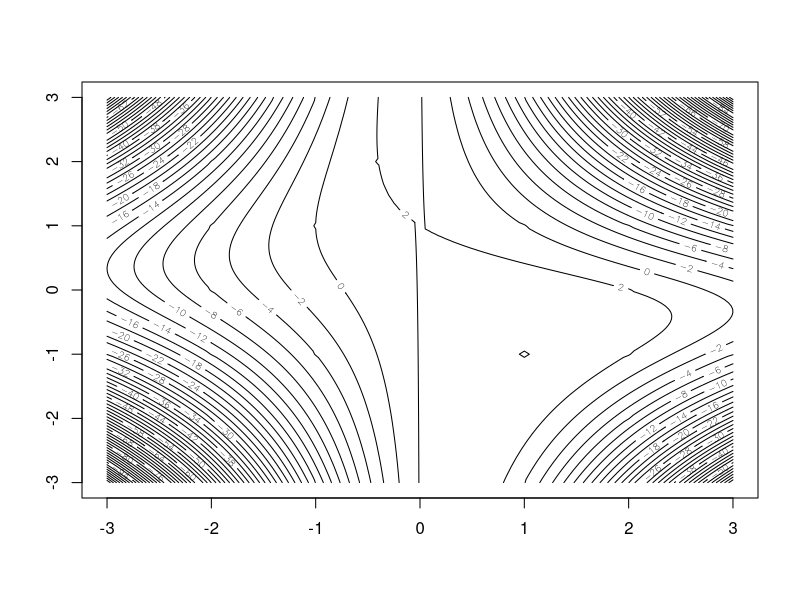
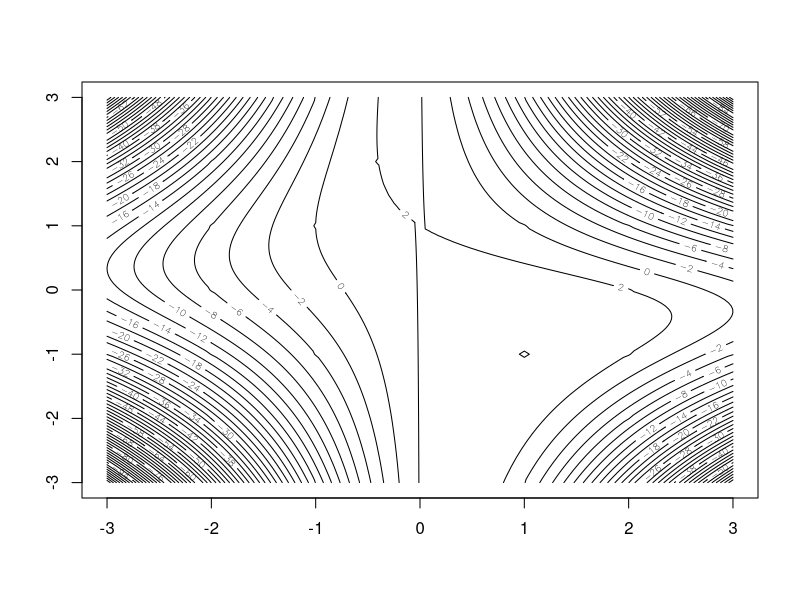

The R source for these figures, in order:
## ---- chunk 1
knitr::opts_chunk$set(echo = TRUE)
## ---- chunk 2
f <- function(p){
  x <- p[1]
  y <- p[2]
  return(-x^2 -x^2*y^2 -2*x*y +2*x +2)
}
f_x <- function(p){
  x <- p[1]
  y <- p[2]
  return(-2*x -2*x*y^2 -2*y +2)
}
f_y <- function(p){
  x <- p[1]
  y <- p[2]
  return(-2*x^2*y-2*x)
}
f_xy <- function(p){
  x <- p[1]
  y <- p[2]
  return(-4*x*y-2)
}
f_xx <- function(p){
  x <- p[1]
  y <- p[2]
  return(-2 -2*y^2)
}
f_yy <- function(p){
  x <- p[1]
  y <- p[2]
  return(-2*x^2)
}
get_gradient <- function(p){
  return(c(f_x(p), f_y(p)))
}
get_hessian <- function(p){
  hess <- matrix(c(f_xx(p), f_xy(p), f_xy(p), f_yy(p)), ncol=2)
  return(hess)
}

x <- seq(-3,3,0.05)
y <- seq(-3,3,0.05)

lx <- length(x)
ly <- length(y)

points1 <- matrix(0,nrow=lx, ncol=ly)

for (i in 1:lx){
  for (q in 1:ly){
    points1[i,q] <- f(c(x[i], y[q]))
  }
}

contour(x,y,points1, nlevels=50)
# unnecessary not so good looking 3d plot, but helps understanding how the function look
# persp(x, y, points1, xlab="x", ylab="y", zlab="z", theta=90, phi=20, zlim=c(0, 5))

## ---- chunk 3
newton <- function(x, epsilon){
  #x is the starting vector
  dist <- 999
  
  while(dist > epsilon){
    gp <- get_gradient(x)
    gpp <- get_hessian(x)
    x_next <- x - solve(gpp)%*%gp
    dist <- sum((x-x_next)*(x-x_next))
    x <- x_next
  }
  return(x)
}
## ---- chunk 4
p1 <- c(2,0)
p2 <- c(-1,-2)
p3 <- c(0,1)
p4 <- c(10,-10)
epsilon <- 1E-8
#newton(p1, epsilon)
#newton(p2, epsilon)
#newton(p3, epsilon)
#newton(p4, epsilon)

## ---- chunk 5
get_hessian(c(0,1))
## ---- chunk 6
get_hessian(c(1,-1))
## ---- chunk 7

X <- c(0,0,0,0.1,0.1,0.3,0.3,0.9,0.9,0.9)
Y <- c(0,0,1,0,1,1,1,0,1,1)

g <- function(B){
  sum1 <- 0
  for (q in 1:10)
    sum1 <- sum1 + (Y[q]*log((1+exp(-B[1]-B[2]*X[q]))^-1)+(1-Y[q])*log(1-(1+exp(-B[1]-B[2]*X[q]))^-1))
  return(sum1)
}

grad <- function(B){
  sum2 <- c(0,0)
  for (i in 1:10)
    sum2 <- sum2 + ((Y[i] - (1/(1+exp(-B[1]-B[2]*X[i])))) * c(1,X[i]))
  return(sum2)
}

steepestasc <- function(x0, eps=1e-6, alpha0=1){
  countfun <- 0
  countgrad <- 0
  xt   <- x0
  conv <- 999
  while(conv > eps){ 
    alpha <- alpha0
    xt1   <- xt
    xt    <- xt1 + alpha*grad(xt1)
    countgrad <- countgrad + 1
    while (g(xt) < g(xt1)){
      countfun <- countfun + 2
      alpha <- alpha/2
      xt    <- xt1 + alpha*grad(xt1)
      countgrad <- countgrad + 1
    }
    conv <- sum((xt-xt1)*(xt-xt1)) # convergence criterion: distance between two successive iterates
  }
  cat(xt, "\n")
  cat("Function calls:", countfun, "\nGradiant calls:", countgrad,"\n")
}

## ---- chunk 8
steepestasc(c(-0.2, 1))
## ---- chunk 9
steepestasc(c(-0.2, 1), alpha0=5)
## ---- chunk 10
g2 <- function(B){
  sum1 <- 0
  for (q in 1:10)
    sum1 <- sum1 + (Y[q]*log((1+exp(-B[1]-B[2]*X[q]))^-1)+(1-Y[q])*log(1-(1+exp(-B[1]-B[2]*X[q]))^-1))
  return(-sum1)
}

optim(c(-0.2, 1), g2, method= "Nelder-Mead")
## ---- chunk 11
optim(c(-0.2, 1), g2, method= "BFGS")
## ---- chunk 12
glm(Y~X,family = "binomial")
## ---- chunk 13
f <- function(p){
  x <- p[1]
  y <- p[2]
  return(-x^2 -x^2*y^2 -2*x*y +2*x +2)
}
f_x <- function(p){
  x <- p[1]
  y <- p[2]
  return(-2*x -2*x*y^2 -2*y +2)
}
f_y <- function(p){
  x <- p[1]
  y <- p[2]
  return(-2*x^2*y-2*x)
}
f_xy <- function(p){
  x <- p[1]
  y <- p[2]
  return(-4*x*y-2)
}
f_xx <- function(p){
  x <- p[1]
  y <- p[2]
  return(-2 -2*y^2)
}
f_yy <- function(p){
  x <- p[1]
  y <- p[2]
  return(-2*x^2)
}
get_gradient <- function(p){
  return(c(f_x(p), f_y(p)))
}
get_hessian <- function(p){
  hess <- matrix(c(f_xx(p), f_xy(p), f_xy(p), f_yy(p)), ncol=2)
  return(hess)
}

x <- seq(-3,3,0.05)
y <- seq(-3,3,0.05)

lx <- length(x)
ly <- length(y)

points1 <- matrix(0,nrow=lx, ncol=ly)

for (i in 1:lx){
  for (q in 1:ly){
    points1[i,q] <- f(c(x[i], y[q]))
  }
}
contour(x,y,points1, nlevels=50)
## ---- chunk 14
newton <- function(x, epsilon){
  #x is you starting vector
  dist <- 999
  
  while(dist > epsilon){
    gp <- get_gradient(x)
    gpp <- get_hessian(x)
    x_next <- x - solve(gpp)%*%gp
    dist <- sum((x-x_next)*(x-x_next))
    x <- x_next
  }
  return(x)
}
## ---- chunk 15
p1 <- c(2,0)
p2 <- c(-1,-2)
p3 <- c(0,1)
p4 <- c(10,-10)
epsilon <- 1E-8
newton(p1, epsilon)
newton(p2, epsilon)
newton(p3, epsilon)
newton(p4, epsilon)
## ---- chunk 16
print("Gradient and Hessian for the point (0,1)")
get_gradient(c(0,1))
get_hessian(c(0,1))
print("this is a saddle point")
#print("the matrix is negative semi-definite")

print("Gradient and Hessian for the point (1,-1)")
get_gradient(c(1,-1))
get_hessian(c(1,-1))

print("this is a maximum")

## ---- chunk 17

X <- c(0,0,0,0.1,0.1,0.3,0.3,0.9,0.9,0.9)
Y <- c(0,0,1,0,1,1,1,0,1,1)

g <- function(B){
  sum1 <- 0
  for (q in 1:10)
    sum1 <- sum1 + (Y[q]*log((1+exp(-B[1]-B[2]*X[q]))^-1)+(1-Y[q])*log(1-(1+exp(-B[1]-B[2]*X[q]))^-1))
  return(sum1)
}

grad <- function(B){
  sum2 <- c(0,0)
  for (i in 1:10)
    sum2 <- sum2 + ((Y[i] - (1/(1+exp(-B[1]-B[2]*X[i])))) * c(1,X[i]))
  return(sum2)
}

steepestasc <- function(x0, eps=1e-8, alpha0=1)
{
  countfun <- 0
  countgrad <- 0
  xt   <- x0
  conv <- 999
  while(conv > eps)
  {
    alpha <- alpha0
    xt1   <- xt
    xt    <- xt1 + alpha*grad(xt1)
    countgrad <- countgrad + 1
    while (g(xt) < g(xt1))
    {
      countfun <- countfun + 2
      alpha <- alpha/2
      xt    <- xt1 + alpha*grad(xt1)
      countgrad <- countgrad + 1
    }
    conv <- sum((xt-xt1)*(xt-xt1))
  }
  cat(xt, "\n")
  cat("Function calls:", countfun, "\nGradiant calls:", countgrad,"\n")
}
## ---- chunk 18
steepestasc(c(-0.2, 1))

## ---- chunk 19
steepestasc(c(-0.2, 1), alpha0=5)

## ---- chunk 20
g2 <- function(B){
  sum1 <- 0
  for (q in 1:10)
    sum1 <- sum1 + (Y[q]*log((1+exp(-B[1]-B[2]*X[q]))^-1)+(1-Y[q])*log(1-(1+exp(-B[1]-B[2]*X[q]))^-1))
  return(-sum1)
}

optim(c(-0.2, 1), g2, method= "Nelder-Mead")
optim(c(-0.2, 1), g2, method= "BFGS")
## ---- chunk 21
glm(Y~X,family = "binomial")
